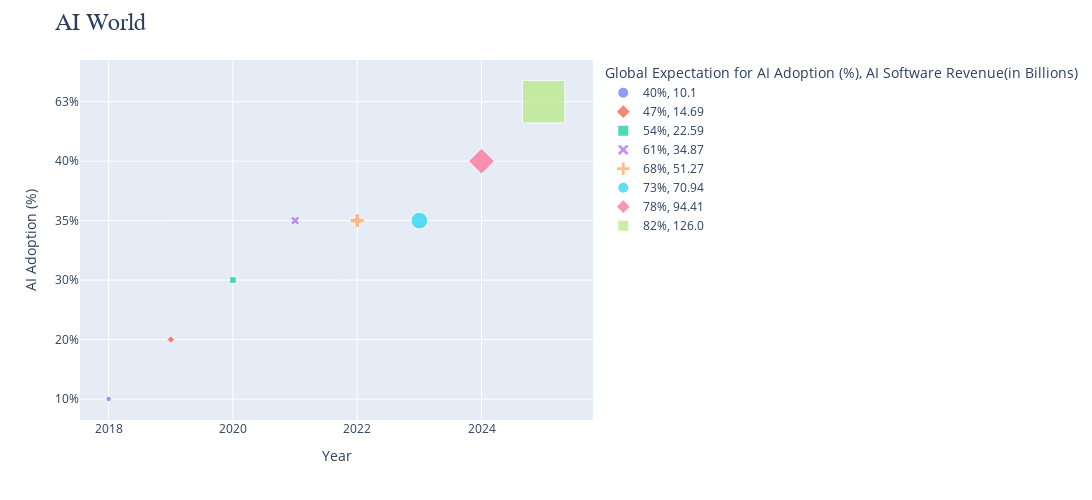

The cell this chart's notebook holds for it:
### Markdown cell above
<a id="34"></a>
### <div style="text-align:left; border-radius:15px; padding:20px; color:Black; margin:0; font-size:100%; font-family:Arial; background-color:#48cae4; overflow:hidden"><b>⚡4. Global Exception & Software Revenue  </b>
</div>

### Code cell
dfn = df.dropna()

# Create a scatter plot
fig = px.scatter(
    data_frame=dfn,
    x='Year',
    y='AI Adoption (%)',
    color='Global Expectation for AI Adoption (%)',
    symbol='AI Software Revenue(in Billions)',
    size='Global AI Market Value(in Billions)',
    size_max=30,
)

# Update the layout
fig.update_layout(
    title='AI World',
    title_font={'size': 24, 'family': 'Serif'},
    width=1200,
    height=500,
    showlegend=True,
)

# Show the plot
fig.show()

### Figure 1 — Plotly figure (JSON) as saved in the notebook; plotly's stock layout.template omitted (floating-point values rounded to 4 significant figures)
{"data": [{"hovertemplate": "Global Expectation for AI Adoption (%)=40%<br>AI Software Revenue(in Billions)=10.1<br>Year=%{x}<br>AI Adoption (%)=%{y}<br>Global AI Market Value(in Billions)=%{marker.size}<extra></extra>", "legendgroup": "40%, 10.1", "marker": {"color": "#636efa", "size": [29.5], "sizemode": "area", "sizeref": 2.011, "symbol": "circle"}, "mode": "markers", "name": "40%, 10.1", "orientation": "h", "showlegend": true, "type": "scatter", "x": [2018], "xaxis": "x", "y": ["10%"], "yaxis": "y"}, {"hovertemplate": "Global Expectation for AI Adoption (%)=47%<br>AI Software Revenue(in Billions)=14.69<br>Year=%{x}<br>AI Adoption (%)=%{y}<br>Global AI Market Value(in Billions)=%{marker.size}<extra></extra>", "legendgroup": "47%, 14.69", "marker": {"color": "#EF553B", "size": [35], "sizemode": "area", "sizeref": 2.011, "symbol": "diamond"}, "mode": "markers", "name": "47%, 14.69", "orientation": "h", "showlegend": true, "type": "scatter", "x": [2019], "xaxis": "x", "y": ["20%"], "yaxis": "y"}, {"hovertemplate": "Global Expectation for AI Adoption (%)=54%<br>AI Software Revenue(in Billions)=22.59<br>Year=%{x}<br>AI Adoption (%)=%{y}<br>Global AI Market Value(in Billions)=%{marker.size}<extra></extra>", "legendgroup": "54%, 22.59", "marker": {"color": "#00cc96", "size": [45], "sizemode": "area", "sizeref": 2.011, "symbol": "square"}, "mode": "markers", "name": "54%, 22.59", "orientation": "h", "showlegend": true, "type": "scatter", "x": [2020], "xaxis": "x", "y": ["30%"], "yaxis": "y"}, {"hovertemplate": "Global Expectation for AI Adoption (%)=61%<br>AI Software Revenue(in Billions)=34.87<br>Year=%{x}<br>AI Adoption (%)=%{y}<br>Global AI Market Value(in Billions)=%{marker.size}<extra></extra>", "legendgroup": "61%, 34.87", "marker": {"color": "#ab63fa", "size": [65], "sizemode": "area", "sizeref": 2.011, "symbol": "x"}, "mode": "markers", "name": "61%, 34.87", "orientation": "h", "showlegend": true, "type": "scatter", "x": [2021], "xaxis": "x", "y": ["35%"], "yaxis": "y"}, {"hovertemplate": "Global Expectation for AI Adoption (%)=68%<br>AI Software Revenue(in Billions)=51.27<br>Year=%{x}<br>AI Adoption (%)=%{y}<br>Global AI Market Value(in Billions)=%{marker.size}<extra></extra>", "legendgroup": "68%, 51.27", "marker": {"color": "#FFA15A", "size": [140], "sizemode": "area", "sizeref": 2.011, "symbol": "cross"}, "mode": "markers", "name": "68%, 51.27", "orientation": "h", "showlegend": true, "type": "scatter", "x": [2022], "xaxis": "x", "y": ["35%"], "yaxis": "y"}, {"hovertemplate": "Global Expectation for AI Adoption (%)=73%<br>AI Software Revenue(in Billions)=70.94<br>Year=%{x}<br>AI Adoption (%)=%{y}<br>Global AI Market Value(in Billions)=%{marker.size}<extra></extra>", "legendgroup": "73%, 70.94", "marker": {"color": "#19d3f3", "size": [279], "sizemode": "area", "sizeref": 2.011, "symbol": "circle"}, "mode": "markers", "name": "73%, 70.94", "orientation": "h", "showlegend": true, "type": "scatter", "x": [2023], "xaxis": "x", "y": ["35%"], "yaxis": "y"}, {"hovertemplate": "Global Expectation for AI Adoption (%)=78%<br>AI Software Revenue(in Billions)=94.41<br>Year=%{x}<br>AI Adoption (%)=%{y}<br>Global AI Market Value(in Billions)=%{marker.size}<extra></extra>", "legendgroup": "78%, 94.41", "marker": {"color": "#FF6692", "size": [400], "sizemode": "area", "sizeref": 2.011, "symbol": "diamond"}, "mode": "markers", "name": "78%, 94.41", "orientation": "h", "showlegend": true, "type": "scatter", "x": [2024], "xaxis": "x", "y": ["40%"], "yaxis": "y"}, {"hovertemplate": "Global Expectation for AI Adoption (%)=82%<br>AI Software Revenue(in Billions)=126.0<br>Year=%{x}<br>AI Adoption (%)=%{y}<br>Global AI Market Value(in Billions)=%{marker.size}<extra></extra>", "legendgroup": "82%, 126.0", "marker": {"color": "#B6E880", "size": [1810], "sizemode": "area", "sizeref": 2.011, "symbol": "square"}, "mode": "markers", "name": "82%, 126.0", "orientation": "h", "showlegend": true, "type": "scatter", "x": [2025], "xaxis": "x", "y": ["63%"], "yaxis": "y"}], "layout": {"height": 500, "legend": {"itemsizing": "constant", "title": {"text": "Global Expectation for AI Adoption (%), AI Software Revenue(in Billions)"}, "tracegroupgap": 0}, "margin": {"t": 60}, "showlegend": true, "title": {"font": {"family": "Serif", "size": 24}, "text": "AI World"}, "width": 1200, "xaxis": {"anchor": "y", "domain": [0, 1], "title": {"text": "Year"}}, "yaxis": {"anchor": "x", "domain": [0, 1], "title": {"text": "AI Adoption (%)"}}}}
